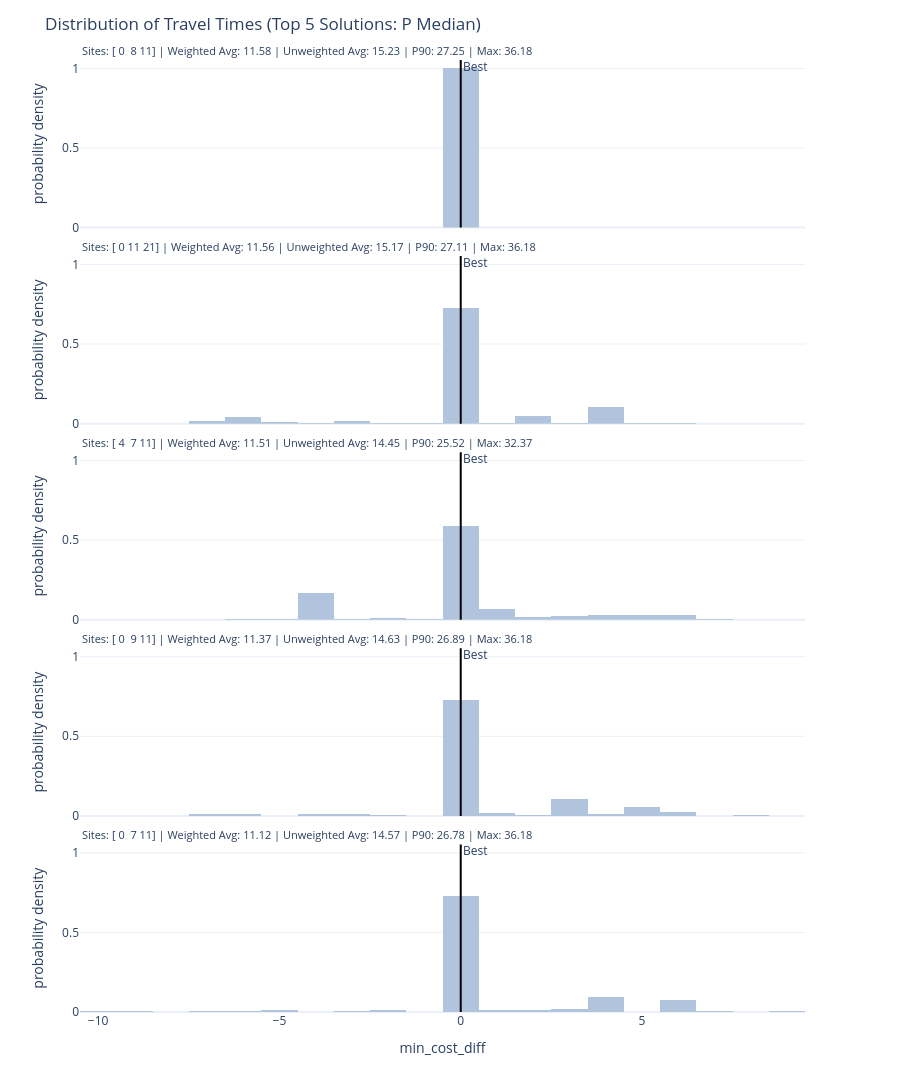

Write notebook code for a chart like this one.
### Markdown cell above
We can visualise the differences per region more easily by setting `compare_to_best=True`.

### Code cell
solution_3.plot_travel_time_distribution(top_n=5, compare_to_best=True)

### Figure 1 — Plotly figure (JSON) as saved in the notebook; plotly's stock layout.template omitted (floating-point values rounded to 4 significant figures; data arrays with more than 128 entries replaced by an {"elided": "..."} marker saying what was removed)
{"data": [{"bingroup": "x", "histnorm": "probability density", "hovertemplate": "label=Sites: [ 0  7 11] | Weighted Avg: 11.12 | Unweighted Avg: 14.57 | P90: 26.78 | Max: 36.18<br>min_cost_diff=%{x}<br>probability density=%{y}<extra></extra>", "legendgroup": "", "marker": {"color": "lightsteelblue", "pattern": {"shape": ""}}, "name": "", "nbinsx": 30, "orientation": "v", "showlegend": false, "type": "histogram", "x": {"elided": "278 float values"}, "xaxis": "x5", "yaxis": "y5"}, {"bingroup": "x", "histnorm": "probability density", "hovertemplate": "label=Sites: [ 0  9 11] | Weighted Avg: 11.37 | Unweighted Avg: 14.63 | P90: 26.89 | Max: 36.18<br>min_cost_diff=%{x}<br>probability density=%{y}<extra></extra>", "legendgroup": "", "marker": {"color": "lightsteelblue", "pattern": {"shape": ""}}, "name": "", "nbinsx": 30, "orientation": "v", "showlegend": false, "type": "histogram", "x": {"elided": "278 float values"}, "xaxis": "x4", "yaxis": "y4"}, {"bingroup": "x", "histnorm": "probability density", "hovertemplate": "label=Sites: [ 4  7 11] | Weighted Avg: 11.51 | Unweighted Avg: 14.45 | P90: 25.52 | Max: 32.37<br>min_cost_diff=%{x}<br>probability density=%{y}<extra></extra>", "legendgroup": "", "marker": {"color": "lightsteelblue", "pattern": {"shape": ""}}, "name": "", "nbinsx": 30, "orientation": "v", "showlegend": false, "type": "histogram", "x": {"elided": "278 float values"}, "xaxis": "x3", "yaxis": "y3"}, {"bingroup": "x", "histnorm": "probability density", "hovertemplate": "label=Sites: [ 0 11 21] | Weighted Avg: 11.56 | Unweighted Avg: 15.17 | P90: 27.11 | Max: 36.18<br>min_cost_diff=%{x}<br>probability density=%{y}<extra></extra>", "legendgroup": "", "marker": {"color": "lightsteelblue", "pattern": {"shape": ""}}, "name": "", "nbinsx": 30, "orientation": "v", "showlegend": false, "type": "histogram", "x": {"elided": "278 float values"}, "xaxis": "x2", "yaxis": "y2"}, {"bingroup": "x", "histnorm": "probability density", "hovertemplate": "label=Sites: [ 0  8 11] | Weighted Avg: 11.58 | Unweighted Avg: 15.23 | P90: 27.25 | Max: 36.18<br>min_cost_diff=%{x}<br>probability density=%{y}<extra></extra>", "legendgroup": "", "marker": {"color": "lightsteelblue", "pattern": {"shape": ""}}, "name": "", "nbinsx": 30, "orientation": "v", "showlegend": false, "type": "histogram", "x": {"elided": "278 float values"}, "xaxis": "x", "yaxis": "y"}], "layout": {"annotations": [{"font": {"size": 11}, "showarrow": false, "text": "Sites: [ 0  8 11] | Weighted Avg: 11.58 | Unweighted Avg: 15.23 | P90: 27.25 | Max: 36.18", "textangle": 0, "x": 0, "xanchor": "left", "xref": "paper", "y": 1, "yanchor": "bottom", "yref": "paper"}, {"font": {"size": 11}, "showarrow": false, "text": "Sites: [ 0 11 21] | Weighted Avg: 11.56 | Unweighted Avg: 15.17 | P90: 27.11 | Max: 36.18", "textangle": 0, "x": 0, "xanchor": "left", "xref": "paper", "y": 0.794, "yanchor": "bottom", "yref": "paper"}, {"font": {"size": 11}, "showarrow": false, "text": "Sites: [ 4  7 11] | Weighted Avg: 11.51 | Unweighted Avg: 14.45 | P90: 25.52 | Max: 32.37", "textangle": 0, "x": 0, "xanchor": "left", "xref": "paper", "y": 0.588, "yanchor": "bottom", "yref": "paper"}, {"font": {"size": 11}, "showarrow": false, "text": "Sites: [ 0  9 11] | Weighted Avg: 11.37 | Unweighted Avg: 14.63 | P90: 26.89 | Max: 36.18", "textangle": 0, "x": 0, "xanchor": "left", "xref": "paper", "y": 0.382, "yanchor": "bottom", "yref": "paper"}, {"font": {"size": 11}, "showarrow": false, "text": "Sites: [ 0  7 11] | Weighted Avg: 11.12 | Unweighted Avg: 14.57 | P90: 26.78 | Max: 36.18", "textangle": 0, "x": 0, "xanchor": "left", "xref": "paper", "y": 0.176, "yanchor": "bottom", "yref": "paper"}, {"showarrow": false, "text": "Best", "x": 0, "xanchor": "left", "xref": "x", "y": 1, "yanchor": "top", "yref": "y domain", "yshift": 4}, {"showarrow": false, "text": "Best", "x": 0, "xanchor": "left", "xref": "x2", "y": 1, "yanchor": "top", "yref": "y2 domain", "yshift": 4}, {"showarrow": false, "text": "Best", "x": 0, "xanchor": "left", "xref": "x3", "y": 1, "yanchor": "top", "yref": "y3 domain", "yshift": 4}, {"showarrow": false, "text": "Best", "x": 0, "xanchor": "left", "xref": "x4", "y": 1, "yanchor": "top", "yref": "y4 domain", "yshift": 4}, {"showarrow": false, "text": "Best", "x": 0, "xanchor": "left", "xref": "x5", "y": 1, "yanchor": "top", "yref": "y5 domain", "yshift": 4}], "barmode": "relative", "height": 1250, "legend": {"tracegroupgap": 0}, "margin": {"t": 60}, "shapes": [{"line": {"color": "black", "width": 2}, "type": "line", "x0": 0, "x1": 0, "xref": "x", "y0": 0, "y1": 1, "yref": "y domain"}, {"line": {"color": "black", "width": 2}, "type": "line", "x0": 0, "x1": 0, "xref": "x2", "y0": 0, "y1": 1, "yref": "y2 domain"}, {"line": {"color": "black", "width": 2}, "type": "line", "x0": 0, "x1": 0, "xref": "x3", "y0": 0, "y1": 1, "yref": "y3 domain"}, {"line": {"color": "black", "width": 2}, "type": "line", "x0": 0, "x1": 0, "xref": "x4", "y0": 0, "y1": 1, "yref": "y4 domain"}, {"line": {"color": "black", "width": 2}, "type": "line", "x0": 0, "x1": 0, "xref": "x5", "y0": 0, "y1": 1, "yref": "y5 domain"}], "title": {"text": "Distribution of Travel Times (Top 5 Solutions: P Median)"}, "xaxis": {"anchor": "y", "domain": [0, 0.98], "title": {"text": "min_cost_diff"}}, "xaxis2": {"anchor": "y2", "domain": [0, 0.98], "matches": "x", "showticklabels": false}, "xaxis3": {"anchor": "y3", "domain": [0, 0.98], "matches": "x", "showticklabels": false}, "xaxis4": {"anchor": "y4", "domain": [0, 0.98], "matches": "x", "showticklabels": false}, "xaxis5": {"anchor": "y5", "domain": [0, 0.98], "matches": "x", "showticklabels": false}, "yaxis": {"anchor": "x", "domain": [0, 0.176], "title": {"text": "probability density"}}, "yaxis2": {"anchor": "x2", "domain": [0.206, 0.382], "matches": "y", "title": {"text": "probability density"}}, "yaxis3": {"anchor": "x3", "domain": [0.412, 0.588], "matches": "y", "title": {"text": "probability density"}}, "yaxis4": {"anchor": "x4", "domain": [0.618, 0.794], "matches": "y", "title": {"text": "probability density"}}, "yaxis5": {"anchor": "x5", "domain": [0.824, 1], "matches": "y", "title": {"text": "probability density"}}}}
